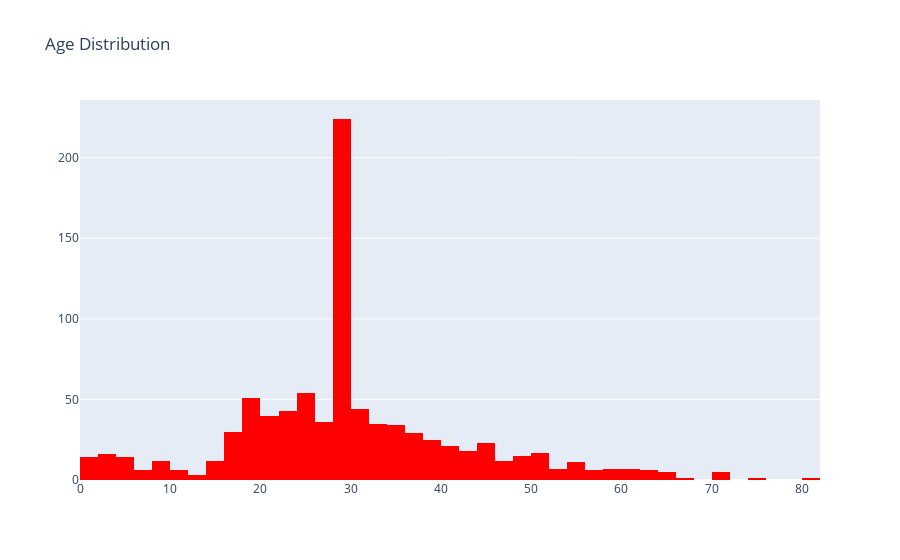

Notebook code for this chart:
### Code cell
trace=go.Histogram(x=data['Age'],nbinsx=40,
                   marker={'color':'red'})
layout= go.Layout(title="Age Distribution")
fig=go.Figure(data= trace,layout= layout)
iplot(fig)

### Figure 1 — Plotly figure (JSON) as saved in the notebook; plotly's stock layout.template omitted (floating-point values rounded to 4 significant figures; data arrays with more than 128 entries replaced by an {"elided": "..."} marker saying what was removed)
{"data": [{"marker": {"color": "red"}, "nbinsx": 40, "type": "histogram", "x": {"elided": "891 float values"}}], "layout": {"autosize": true, "title": {"text": "Age Distribution"}, "xaxis": {"autorange": true, "range": [0, 82], "type": "linear"}, "yaxis": {"autorange": true, "range": [0, 235.8]}}}
